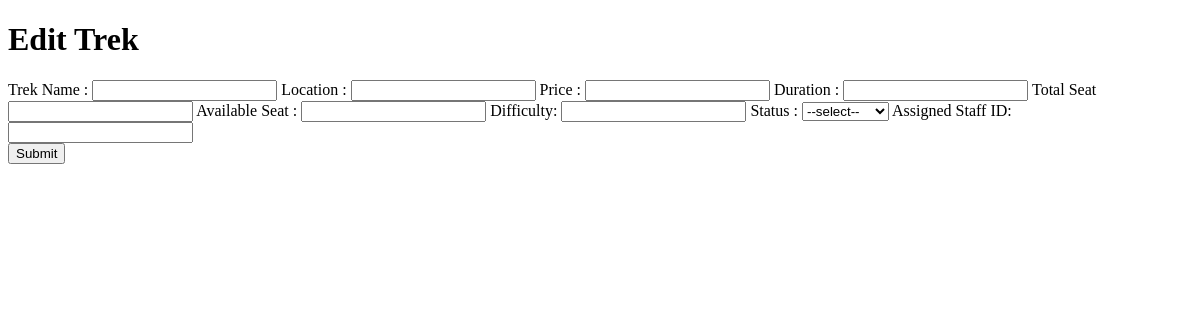
The page /editTrek/1 on the database as committed earlier.
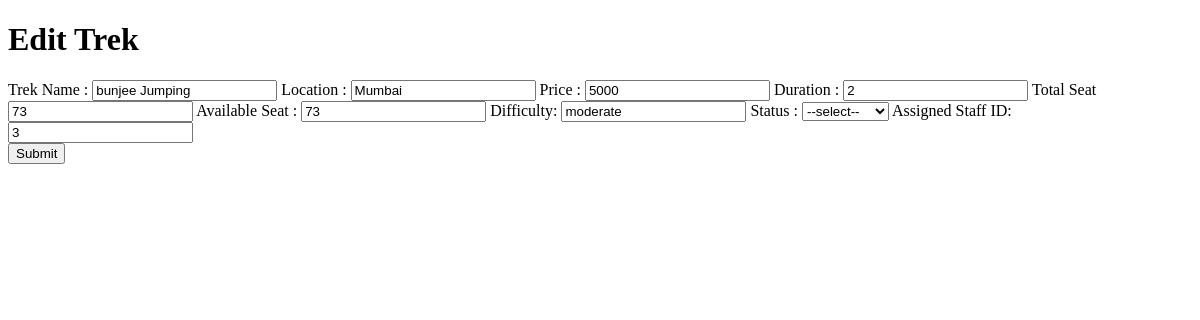
The same page on the database as committed later.
### app.py (models this page shows)
class Trek(db.Model):
    __tablename__ = "treks"
    trek_id = db.Column(db.Integer, primary_key = True)
    trek_name = db.Column (db.String(50), nullable = False )
    location = db.Column(db.String(50), nullable = False )
    price = db.Column(db.Integer, nullable = False )
    duration = db.Column(db.String(30), nullable = False)
    difficulty = db.Column(db.String(10),nullable = False)
    total_seat = db.Column(db.Integer, nullable = False )
    available_seat = db.Column (db.Integer, nullable = False)
    status = db.Column (db.String , nullable = False , default = "open" )
    assigned_staff_id = db.Column(db.Integer,db.ForeignKey("users.user_id") )
    user = db.relationship("User", backref ="treks")

### app.py (the view, shortened to what this page needs)
@app.route("/editTrek/<int:trek_id>" ,methods =["GET","POST"])
def editTrek(trek_id):
    selected_trek = Trek.query.filter_by(trek_id = trek_id).first()
    return render_template("editTrek.html" , trek = selected_trek )

### templates/editTrek.html (shortened to what this page needs)
<!DOCTYPE html>
<html lang="en">
<head>
</head>
<body>
<h1>Edit Trek</h1>
<form action="/editTrek/{{trek.trek_id}}" method="POST">
<div class ="edit_trek">
  <label for="trek_name">Trek Name : </label>
  <input type="text" name="trek_name" id="trek_name" value = "{{trek.trek_name}}" required/>
  <label for="location">Location : </label>
  <input type="text" name="location" id="location" value="{{trek.location}}" required/>
  <label for="price">Price : </label>
  <input type="number" name="price" id="price"  value="{{trek.price}}"    required/>
  <label for="duration">Duration : </label>
  <input type="text" name="duration" id="duration" value="{{trek.duration}}"    required/>
  <label for="total_seat">Total Seat</label>
  <input type="number" name="total_seat" id="total_seat" value ="{{trek.total_seat}}"     required/>
  <label for="available_seat">Available Seat : </label>
  <input type="number" name="available_seat" id="available_seat" value="{{trek.available_seat}}" required/>
  <label for="difficulty">Difficulty: </label>
  <input type="text" name="difficulty" id="difficulty" value="{{trek.difficulty}}" required/>
  <label for="status">Status : </label>
  <select name="status" id="status" value="{{trek.status}}" required/>
    <option value="">--select--</option>
  <label for="assigned_staff_id">Assigned Staff ID: </label>
  <input type="number" name="assigned_staff_id" id="assigned_staff_id" value="{{trek.assigned_staff_id}}" required/>
</div>
  <button type = "submit" class="edit_trek_button"> Submit </button>
</form>
</body>
</html>

Rows that differ between the two databases and show on the page:
added Trek: trek_name "bunjee Jumping", location "Mumbai", price "5000", duration "2", total_seat "73", available_seat "73", difficulty "moderate", assigned_staff_id "3"
Other text that changed with them:
form field status: "--select--" → (not shown)
